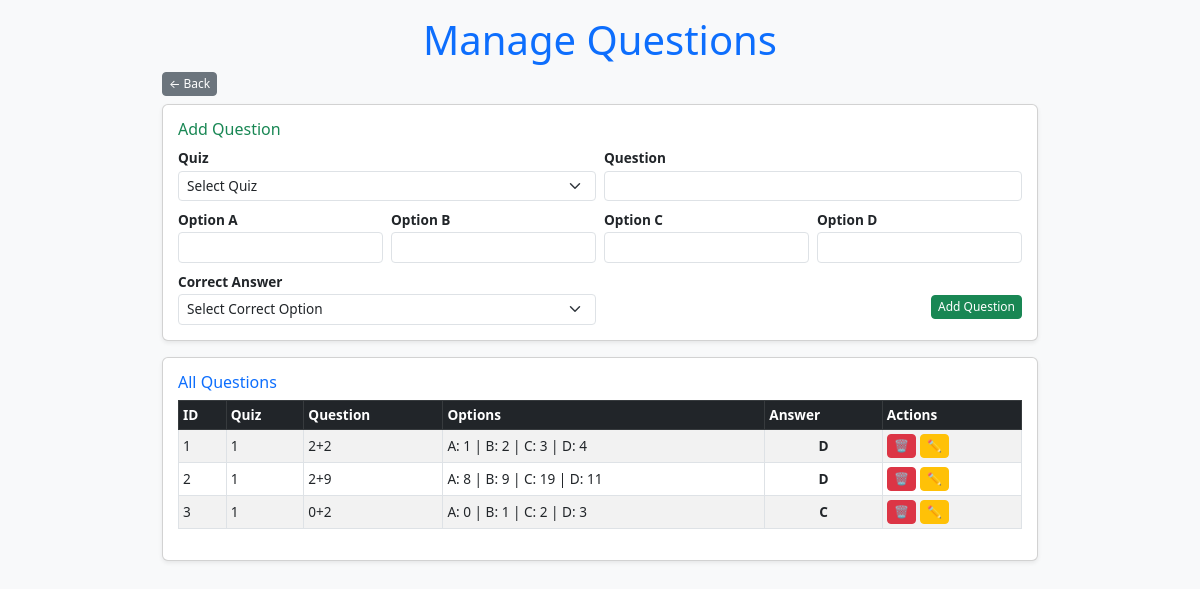
/manage_questions (signed in), run on an earlier commit of the app's database.
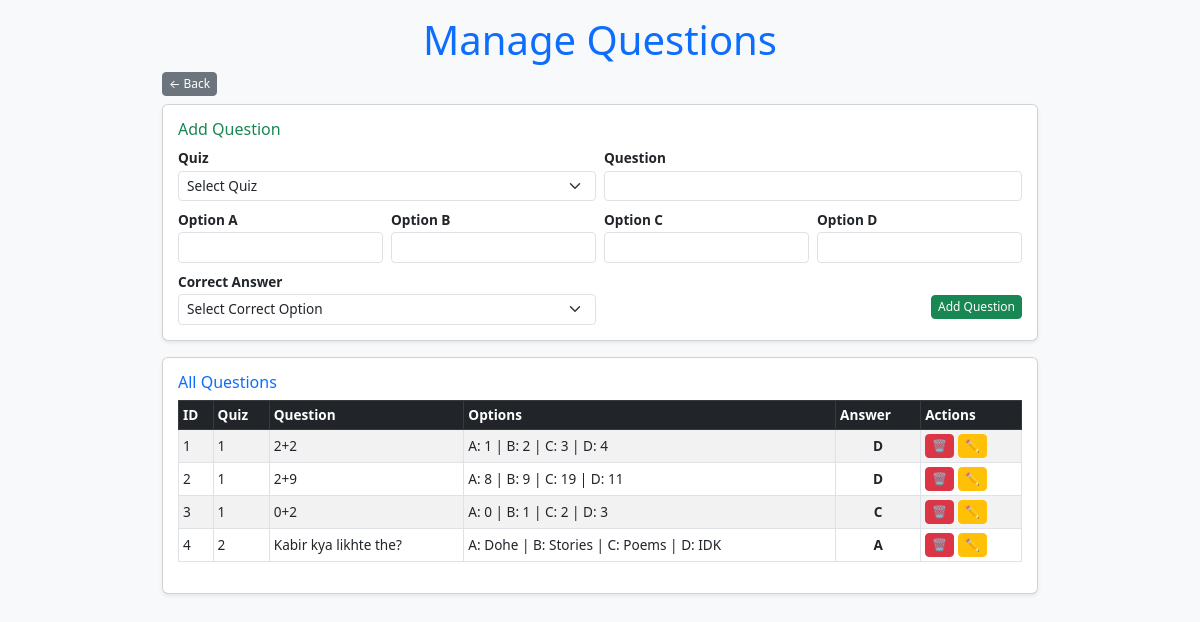
And on a later commit of the database.
### models/models.py (models this page shows)
class Question(db.Model):
    id = db.Column(db.Integer, primary_key=True)
    quiz_id = db.Column(db.Integer, db.ForeignKey('quiz.id', ondelete='CASCADE'), nullable=False)
    question_statement = db.Column(db.Text, nullable=False)
    optionA = db.Column(db.String(255), nullable=False)
    optionB = db.Column(db.String(255), nullable=False)
    optionC = db.Column(db.String(255), nullable=False)
    optionD = db.Column(db.String(255), nullable=False)
    correct_option = db.Column(db.String(1), nullable=False)

class Quiz(db.Model):
    id = db.Column(db.Integer, primary_key=True)
    chapter_id = db.Column(db.Integer, db.ForeignKey('chapter.id', ondelete='CASCADE'), nullable=False)
    date_of_quiz = db.Column(db.Date, nullable=False)
    time_duration = db.Column(db.Integer, nullable=False)  # Store duration in minutes
    remarks = db.Column(db.Text, unique=True, nullable=False)
    questions = db.relationship('Question', backref='quiz', lazy=True, cascade="all, delete-orphan")
    quiz_scores = db.relationship('QuizScore', backref='quiz', cascade="all, delete-orphan")
    user_responses = db.relationship('UserResponse', backref='quiz', cascade="all, delete-orphan")

### app.py (the view, shortened to what this page needs)
@app.route('/manage_questions', methods=['GET', 'POST'])
def manage_questions():
    if 'admin_logged_in' not in session:
        return redirect(url_for('auth.admin_login'))
    quizzes = Quiz.query.all()
    questions = Question.query.all()
    return render_template('manage_questions.html', quizzes=quizzes, questions=questions)

### templates/manage_questions.html (shortened to what the changed rows need)
<!DOCTYPE html>
<html lang="en">
<head>
    <link href="https://cdn.jsdelivr.net/npm/bootstrap@5.3.0/dist/css/bootstrap.min.css" rel="stylesheet">
</head>
<body class="bg-light">
    {% include 'toastr.html' %}
<div class="container my-3">
    <h1 class="text-center text-primary mb-2">Manage Questions</h1>
    <div class="card shadow-sm">
        <div class="table-responsive">
            <table class="table table-striped table-bordered">
                <thead class="table-dark">
                    <tr>
                        <th>ID</th>
                        <th>Quiz</th>
                        <th>Question</th>
                        <th>Options</th>
                        <th>Answer</th>
                        <th>Actions</th>
                    </tr>
                </thead>
                <tbody>
                    {% for question in questions %}
                    <tr>
                        <td>{{ question.id }}</td>
                        <td>{{ question.quiz.id }}</td>
                        <td class="text-truncate" style="max-width: 150px;">{{ question.question_statement }}</td>
                        <td class="small">
                            A: {{ question.optionA }} |
                            B: {{ question.optionB }} |
                            C: {{ question.optionC }} |
                            D: {{ question.optionD }}
                        </td>
                        <td class="fw-bold text-center">{{ question.correct_option }}</td>
                        <td class="text-center">
                            <div class="d-flex gap-1">
                                <form method="POST" action="{{ url_for('manage_questions') }}">
                                    <button type="submit" class="btn btn-danger btn-sm" onclick="return confirm('Are you sure?')">🗑</button>
                                </form>
                                <a href="{{ url_for('edit_question', question_id=question.id) }}" class="btn btn-warning btn-sm">✏</a>
                            </div>
                        </td>
                    </tr>
                    {% endfor %}
                </tbody>
            </table>
        </div>
    </div>
</div>
</body>
</html>

What changed in the data, as far as the page shows it:
added Question: id "4", quiz.id "2", question_statement "Kabir kya likhte the?", optionA "Dohe", optionB "Stories", optionC "Poems", optionD "IDK", correct_option "A"
